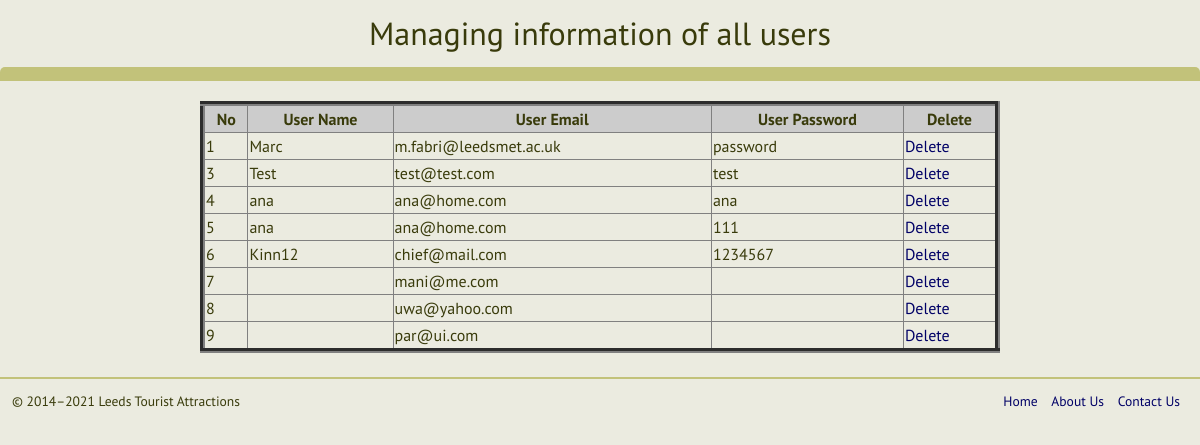
Screenshot of /view-users.php with the database file from the repository.
### tables this page shows
CREATE TABLE IF NOT EXISTS `user` (
`UserID` int(11) NOT NULL,
  `DisplayName` varchar(100) NOT NULL,
  `Email` varchar(100) NOT NULL,
  `Password` varchar(64) NOT NULL,
  `LastLogin` datetime DEFAULT NULL,
  `HomePostcode` varchar(10) NOT NULL,
  `FavouriteAttraction` int(11) NOT NULL,
  `FavouriteArea` int(11) NOT NULL,
  `FavouriteType` int(11) NOT NULL,
  `Subscribed` tinyint(1) NOT NULL
);

### view-users.php (the view, shortened to what this page needs)
<?php include "includes/page-start.php";
$message=null;
?>
<!doctype html>
<?php
include "includes/head.php";
?>
<body>
<h1 align="center">Managing information of all users</h1>
<h2><?php echo $message; ?></h2>
<table width='800' align='center' border='5'>
	<tr bgcolor='#cccccc'>
		<th>No</th>
		<th>User Name</th>
		<th>User Email</th>
		<th>User Password</th>
		<th>Delete</th>
	</tr>
	<tr>
<?php
$user_query= "SELECT * FROM user";
$r=mysqli_query($con,$user_query);
while($row=mysqli_fetch_array($r)){
	$user_id=$row['UserID'];
	$username=$row['DisplayName'];
	$email=$row['Email'];
	$password=$row['Password'];
?>
<td><?php echo $user_id; ?></td>
<td><?php echo $username;?></td>
<td><?php echo $email; ?></td>
<td><?php echo $password; ?></td>
<td><a href='delete.php?del=<?php echo $user_id; ?>'>Delete</a></td>
	</tr>
<?php } ?>
</table>
			<?php
			include"includes/footer.php";
			?>
</body>
</html>

### styles/styles.css (style rules this page uses)
html, body, div,h1, h2, h3, p, ul, li, img, p, input { margin: 0; padding: 0; font-size: 100%; }
*, html { -webkit-box-sizing: border-box; -moz-box-sizing: border-box; box-sizing:border-box; }
body { color: #393B0B; line-height: 1.5em; font-family: 'PT Sans', Arial, sans-serif; background: #EBEBE0; }
h1 { font-size: 2em; font-weight: normal; margin: 1em; }
h2 { font-size: 1.6em; font-weight: normal; margin: 0 1em 1em; text-transform: uppercase; padding: .3em; background-color: #C2C27A; border-radius: 5px 5px 0px 0px; -moz-border-radius: 5px 5px 0px 0px; -webkit-border-radius: 5px 5px 0px 0px; }
a { font-size: 1em; color:#000066; text-decoration: none; }

### styles/small_screen.css (style rules this page uses)
h1 { font-size: 1.3em; }
h2 { text-align: center; font-size: 1em; }

### rows the page displays
user: UserID "1", DisplayName "Marc", Email "m.fabri@leedsmet.ac.uk", Password "password"
user: UserID "3", DisplayName "Test", Email "test@test.com", Password "test"
user: UserID "4", DisplayName "ana", Email "ana@home.com", Password "ana"
user: UserID "5", DisplayName "ana", Email "ana@home.com", Password "111"
user: UserID "6", DisplayName "Kinn12", Email "chief@mail.com", Password "1234567"
user: UserID "7", Email "mani@me.com"
user: UserID "8", Email "uwa@yahoo.com"
user: UserID "9", Email "par@ui.com"

### other values shown
$copyright "2014–2021"
